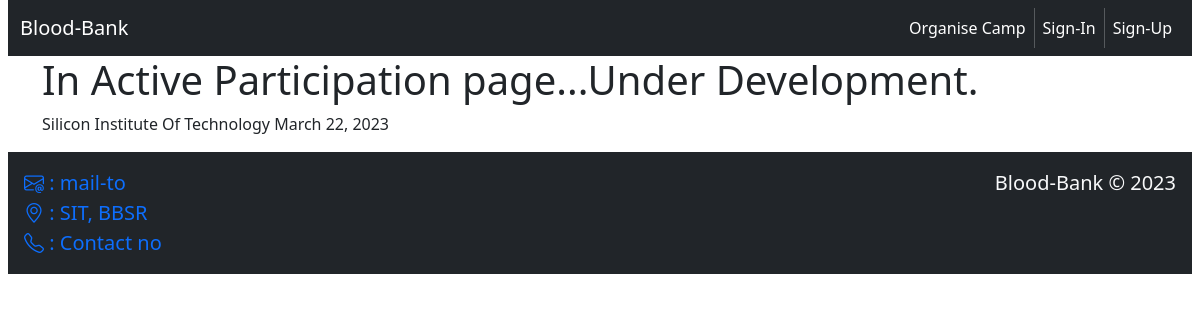
The app's page /doner/participation/mohansaip2001@gmail.com, older data.
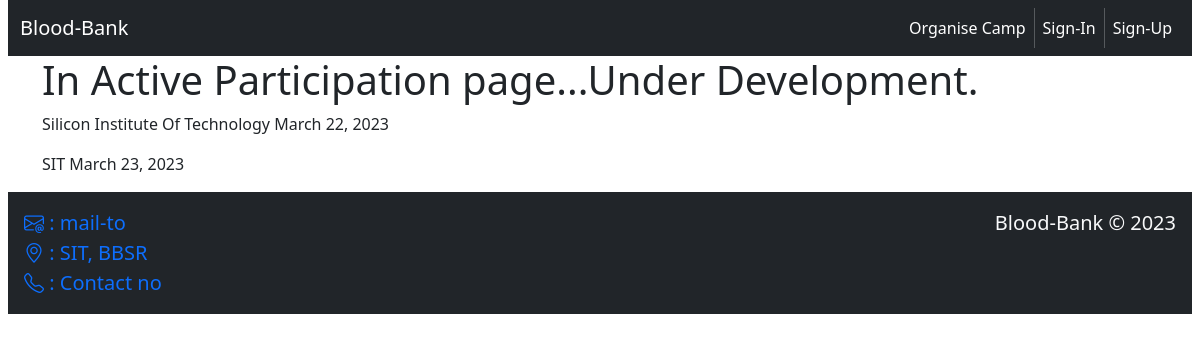
The same page, newer data.
### donationcamp/models.py (models this page shows)
class organizerDetails(models.Model):
    organizationName = models.CharField(max_length=100)
    organizerName = models.CharField(max_length=100)
    email = models.EmailField()
    date = models.DateField()
    description = models.TextField()
    password = models.IntegerField()

### doner/views.py (the view)
# urls.py: path('participation/<str:user_email>',views.participation,name='doner_participation'),
def participation(request, user_email):
    donations = donerDetails.objects.filter(email = user_email)
    organizers = []
    for d in donations:
        organizer = organizerDetails.objects.get(id = d.organizerId.id)
        organizers.append(organizer)
    context = {
        'camps':organizers,
    }
    return render(request,'doner/participation.html',context)

### templates/doner/participation.html
{% extends 'base.html' %}
{% block content %}
<div class="container">
    <h1>In Active Participation page...Under Development.</h1>
    {% for c in camps  %}
        <p>{{c.organizationName}} {{c.date}}</p>
    {% endfor %}
</div>
{% endblock content %}

Row changes from the older to the newer data that the page shows:
added organizerDetails: organizationName "SIT", date "March 23, 2023"
